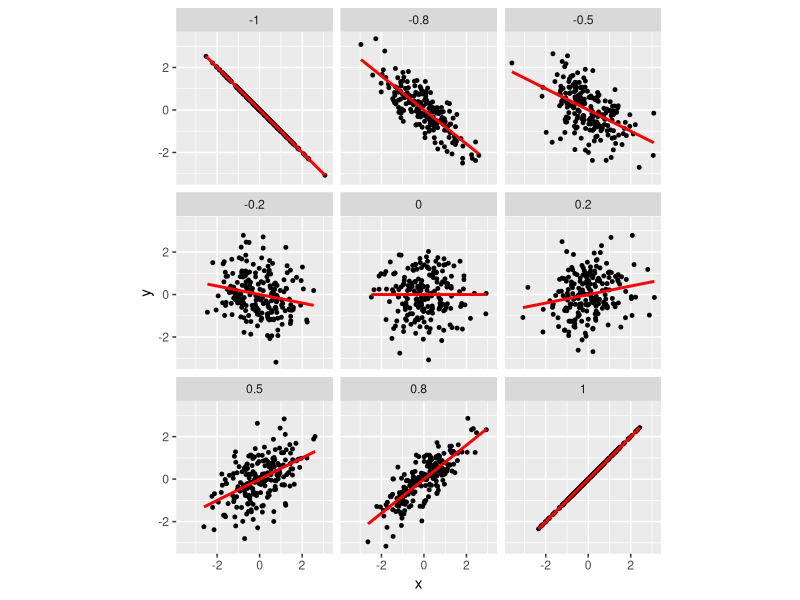

Recreate this plot in R.
library(MASS)
library(ggplot2)

##
# corrdata
# Purpose: Create a data.frame with two columns of normally distributed data that are correlated
corrdata=function(samples=200,r=0){
  data = mvrnorm(n=samples, mu=c(0, 0), Sigma=matrix(c(1, r, r, 1), nrow=2), empirical=TRUE)
  X = data[, 1]  # standard normal (mu=0, sd=1)
  Y = data[, 2]  # standard normal (mu=0, sd=1)
  data.frame(x=X,y=Y)
}
 
df=data.frame()
for (i in c(1,0.8,0.5,0.2,0,-0.2,-0.5,-0.8,-1)){
  tmp=corrdata(200,i)
  tmp['corr']=i
  df=rbind(df,tmp)
}
 
library(ggplot2)
 
g=ggplot(df,aes(x=x,y=y))+geom_point(size=1)
g+facet_wrap(~corr)+ stat_smooth(method='lm',se=FALSE,color='red') +
 coord_fixed()